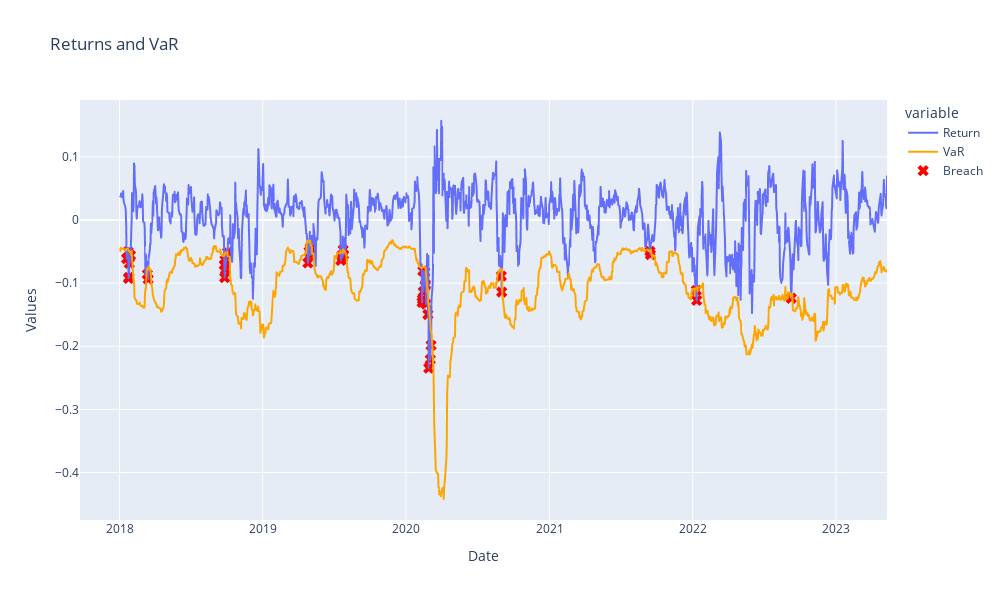

Notebook code cell kept with this figure:
### Code cell
#create a scatter plot using plotly
fig_5_c = px.line(backtest, x=backtest.index, y=['Return', 'VaR'], title='Returns and VaR')

#mark breaches with red 'x'
breach_indices = backtest[return_var_breach].index
fig_5_c.add_trace(go.Scatter(x=breach_indices, y=backtest.loc[breach_indices, 'Return'],
                         mode='markers', marker=dict(symbol='x', size=10, color='red'),
                         name='Breach'))

#update x-axis and y-axis labels to show more clear information
fig_5_c.update_xaxes(title='Date', showspikes=True)
fig_5_c.update_yaxes(title='Values', showspikes=True)

#change the color of the VaR line, as we have red 'x' for the Braech
fig_5_c.update_traces(selector=dict(name='VaR'), line=dict(color='orange'))

#show chart of Return, VaR and mark 'x' on Breaches
fig_5_c.show()

### Figure 1 — Plotly figure (JSON) as saved in the notebook; plotly's stock layout.template omitted (floating-point values rounded to 4 significant figures; data arrays with more than 128 entries replaced by an {"elided": "..."} marker saying what was removed)
{"data": [{"hovertemplate": "variable=Return<br>Date=%{x}<br>value=%{y}<extra></extra>", "legendgroup": "Return", "line": {"color": "#636efa", "dash": "solid"}, "marker": {"symbol": "circle"}, "mode": "lines", "name": "Return", "showlegend": true, "type": "scattergl", "x": {"elided": "1348 str values"}, "xaxis": "x", "y": {"elided": "1348 float values"}, "yaxis": "y"}, {"hovertemplate": "variable=VaR<br>Date=%{x}<br>value=%{y}<extra></extra>", "legendgroup": "VaR", "line": {"color": "orange", "dash": "solid"}, "marker": {"symbol": "circle"}, "mode": "lines", "name": "VaR", "showlegend": true, "type": "scattergl", "x": {"elided": "1348 str values"}, "xaxis": "x", "y": {"elided": "1348 float values"}, "yaxis": "y"}, {"marker": {"color": "red", "size": 10, "symbol": "x"}, "mode": "markers", "name": "Breach", "type": "scatter", "x": ["2018-01-19T00:00:00", "2018-01-23T00:00:00", "2018-01-24T00:00:00", "2018-01-25T00:00:00", "2018-01-26T00:00:00", "2018-01-29T00:00:00", "2018-03-13T00:00:00", "2018-03-15T00:00:00", "2018-09-25T00:00:00", "2018-09-26T00:00:00", "2018-09-27T00:00:00", "2018-09-28T00:00:00", "2018-10-03T00:00:00", "2019-04-26T00:00:00", "2019-04-29T00:00:00", "2019-05-02T00:00:00", "2019-05-03T00:00:00", "2019-07-19T00:00:00", "2019-07-22T00:00:00", "2019-07-23T00:00:00", "2019-07-25T00:00:00", "2019-07-26T00:00:00", "2020-02-11T00:00:00", "2020-02-12T00:00:00", "2020-02-13T00:00:00", "2020-02-14T00:00:00", "2020-02-18T00:00:00", "2020-02-19T00:00:00", "2020-02-20T00:00:00", "2020-02-21T00:00:00", "2020-02-26T00:00:00", "2020-02-28T00:00:00", "2020-03-03T00:00:00", "2020-03-05T00:00:00", "2020-08-31T00:00:00", "2020-09-01T00:00:00", "2021-09-14T00:00:00", "2021-09-15T00:00:00", "2022-01-10T00:00:00", "2022-01-11T00:00:00", "2022-09-09T00:00:00"], "y": [-0.06126, -0.04998, -0.09236, -0.09091, -0.06878, -0.05591, -0.08599, -0.09389, -0.07103, -0.09127, -0.06366, -0.07844, -0.05121, -0.06794, -0.05001, -0.04458, -0.05504, -0.06391, -0.056, -0.05897, -0.04734, -0.05498, -0.1305, -0.1257, -0.08064, -0.1137, -0.08248, -0.1046, -0.102, -0.1331, -0.1497, -0.2348, -0.2209, -0.1985, -0.08886, -0.1141, -0.04963, -0.05472, -0.1115, -0.1274, -0.124]}], "layout": {"height": 600, "legend": {"title": {"text": "variable"}, "tracegroupgap": 0}, "title": {"text": "Returns and VaR"}, "width": 1000, "xaxis": {"anchor": "y", "domain": [0, 1], "showspikes": true, "title": {"text": "Date"}}, "yaxis": {"anchor": "x", "domain": [0, 1], "showspikes": true, "title": {"text": "Values"}}}}
